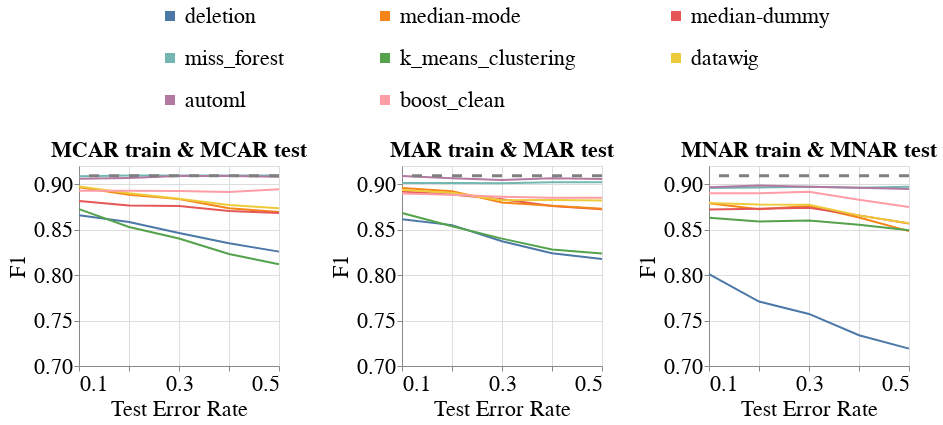

Notebook code for this chart:
### Markdown cell above
### Overall Metrics

### Code cell
create_line_bands_for_no_shift(dataset_name=DATASET_NAME,
                               model_name='mlp_clf',
                               metric_name='f1',
                               db_client=db_client,
                               with_band=False)

### Figure 1 — Vega-Lite specification as saved in the notebook (floating-point values rounded to 4 significant figures; data arrays with more than 128 entries replaced by an {"elided": "..."} marker saying what was removed)
{"config": {"view": {"continuousWidth": 400, "continuousHeight": 300}, "axis": {"labelFontSize": 22, "labelFontWeight": "normal", "titleFontSize": 22, "titleFontWeight": "normal"}, "legend": {"columns": 3, "direction": "horizontal", "labelFontSize": 22, "labelLimit": 400, "orient": "top", "symbolOffset": 80, "symbolStrokeWidth": 10, "titleAnchor": "middle", "titleFontSize": 22, "titleLimit": 300}, "title": {"fontSize": 22}}, "hconcat": [{"layer": [{"data": {"name": "data-ab570a98298b658e3f49db0c59ba6e52"}, "mark": "line", "encoding": {"color": {"field": "Null_Imputer_Name", "sort": ["deletion", "median-mode", "median-dummy", "miss_forest", "k_means_clustering", "datawig", "automl", "boost_clean"], "title": null, "type": "nominal"}, "x": {"axis": {"labelExpr": "(datum.value == 0.1) || (datum.value == 0.3) || (datum.value == 0.5) ? datum.label : ''"}, "field": "Test_Error_Rate", "scale": {"nice": false}, "title": "Test Error Rate", "type": "quantitative"}, "y": {"aggregate": "mean", "field": "Metric_Value", "scale": {"zero": false}, "title": "F1", "type": "quantitative"}}}, {"data": {"name": "data-dc82cd8ed99f6b7d64d420cfe7300a48"}, "mark": {"type": "rule", "strokeDash": [10, 10]}, "encoding": {"color": {"value": "grey"}, "size": {"value": 3}, "y": {"field": "Baseline_Mean", "type": "quantitative"}}}], "height": 200, "title": {"text": "MCAR train & MCAR test", "fontSize": 22}, "width": 200}, {"layer": [{"data": {"name": "data-8a045425d429e3ed87acec29c88e4240"}, "mark": "line", "encoding": {"color": {"field": "Null_Imputer_Name", "sort": ["deletion", "median-mode", "median-dummy", "miss_forest", "k_means_clustering", "datawig", "automl", "boost_clean"], "title": null, "type": "nominal"}, "x": {"axis": {"labelExpr": "(datum.value == 0.1) || (datum.value == 0.3) || (datum.value == 0.5) ? datum.label : ''"}, "field": "Test_Error_Rate", "scale": {"nice": false}, "title": "Test Error Rate", "type": "quantitative"}, "y": {"aggregate": "mean", "field": "Metric_Value", "scale": {"zero": false}, "title": "F1", "type": "quantitative"}}}, {"data": {"name": "data-dc82cd8ed99f6b7d64d420cfe7300a48"}, "mark": {"type": "rule", "strokeDash": [10, 10]}, "encoding": {"color": {"value": "grey"}, "size": {"value": 3}, "y": {"field": "Baseline_Mean", "type": "quantitative"}}}], "height": 200, "title": {"text": "MAR train & MAR test", "fontSize": 22}, "width": 200}, {"layer": [{"data": {"name": "data-12a98daa31d0810ad27e5b77ce63ff9c"}, "mark": "line", "encoding": {"color": {"field": "Null_Imputer_Name", "sort": ["deletion", "median-mode", "median-dummy", "miss_forest", "k_means_clustering", "datawig", "automl", "boost_clean"], "title": null, "type": "nominal"}, "x": {"axis": {"labelExpr": "(datum.value == 0.1) || (datum.value == 0.3) || (datum.value == 0.5) ? datum.label : ''"}, "field": "Test_Error_Rate", "scale": {"nice": false}, "title": "Test Error Rate", "type": "quantitative"}, "y": {"aggregate": "mean", "field": "Metric_Value", "scale": {"zero": false}, "title": "F1", "type": "quantitative"}}}, {"data": {"name": "data-dc82cd8ed99f6b7d64d420cfe7300a48"}, "mark": {"type": "rule", "strokeDash": [10, 10]}, "encoding": {"color": {"value": "grey"}, "size": {"value": 3}, "y": {"field": "Baseline_Mean", "type": "quantitative"}}}], "height": 200, "title": {"text": "MNAR train & MNAR test", "fontSize": 22}, "width": 200}], "resolve": {"scale": {"y": "shared"}}, "$schema": "https://vega.github.io/schema/vega-lite/v4.17.0.json", "datasets": {"data-ab570a98298b658e3f49db0c59ba6e52": {"elided": "240 records"}, "data-dc82cd8ed99f6b7d64d420cfe7300a48": [{"Baseline_Mean": 0.9094}], "data-8a045425d429e3ed87acec29c88e4240": {"elided": "240 records"}, "data-12a98daa31d0810ad27e5b77ce63ff9c": {"elided": "240 records"}}}
